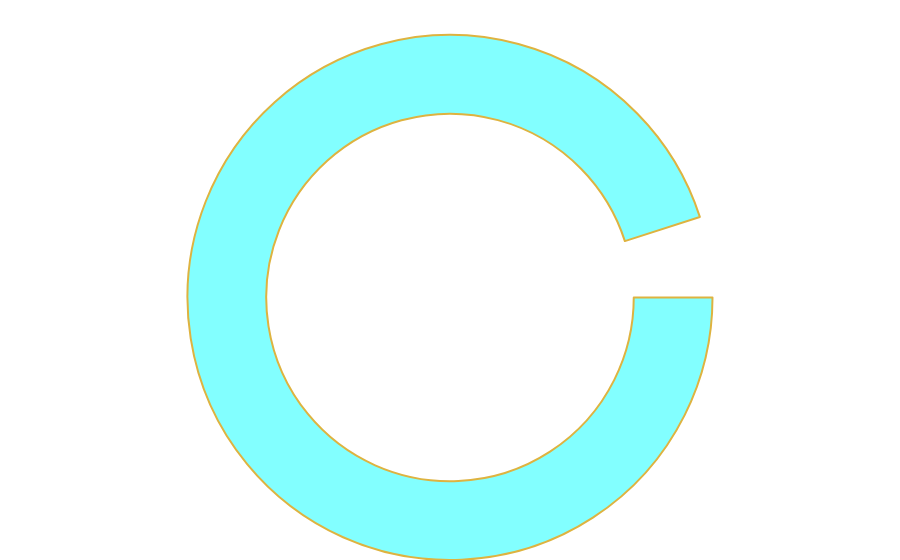

The notebook cell saved with this chart:
### Code cell
colors = ['#B258D3', '#82FFFF']
trece = go.Pie(
      labels=['',''],
      values= [net_profit_margin_percentage,remaining_percentage_profit],
      marker=dict(
            colors = colors,
            line = dict(color = '#DEB340',width=2)
      
      ),
      hoverinfo='skip',
      textinfo='text',
      hole= 0.7,
      rotation=90
)

layout = go.Layout(
      plot_bgcolor = 'rgba(0,0,0,0)',
      paper_bgcolor = 'rgba(0,0,0,0)',
      margin= dict(t=35,b=0,r=0,l=0),
      showlegend=False,
      title= dict(
            text ='',
            y = 0.95,
            x = 0.5,
            xanchor = 'center',
            yanchor = 'top',
            
      ),
      titlefont= dict(
            color = 'white',
            size = 15
      )      
)
data = [trece]
fig = go.Figure(data=data, layout=layout)
pio.show(fig)

### Figure 1 — Plotly figure (JSON) as saved in the notebook; plotly's stock layout.template omitted (floating-point values rounded to 4 significant figures)
{"data": [{"hole": 0.7, "hoverinfo": "skip", "labels": ["", ""], "marker": {"colors": ["#B258D3", "#82FFFF"], "line": {"color": "#DEB340", "width": 2}}, "rotation": 90, "textinfo": "text", "type": "pie", "values": [-32.76, 67.24]}], "layout": {"margin": {"b": 0, "l": 0, "r": 0, "t": 35}, "paper_bgcolor": "rgba(0,0,0,0)", "plot_bgcolor": "rgba(0,0,0,0)", "showlegend": false, "title": {"font": {"color": "white", "size": 15}, "text": "", "x": 0.5, "xanchor": "center", "y": 0.95, "yanchor": "top"}}}
